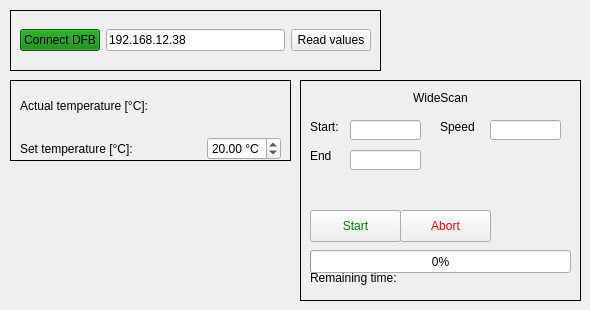
    <widget class="QWidget" name="tab_6">
     <attribute name="title">
      <string>DFB</string>
     </attribute>
     <widget class="QFrame" name="dfb_frame">
      <property name="enabled">
       <bool>true</bool>
      </property>
      <property name="geometry">
       <rect>
        <x>300</x>
        <y>80</y>
        <width>281</width>
        <height>221</height>
       </rect>
      </property>
      <property name="autoFillBackground">
       <bool>false</bool>
      </property>
      <property name="frameShape">
       <enum>QFrame::Box</enum>
      </property>
      <property name="frameShadow">
       <enum>QFrame::Plain</enum>
      </property>
      <widget class="QPushButton" name="dfb_button_startScan">
       <property name="geometry">
        <rect>
         <x>10</x>
         <y>130</y>
         <width>91</width>
         <height>32</height>
        </rect>
       </property>
       <property name="styleSheet">
        <string notr="true">color: green</string>
       </property>
       <property name="text">
        <string>Start</string>
       </property>
       <property name="checkable">
        <bool>false</bool>
       </property>
      </widget>
      <widget class="QPushButton" name="dfb_button_abortScan">
       <property name="geometry">
        <rect>
         <x>100</x>
         <y>130</y>
         <width>91</width>
         <height>32</height>
        </rect>
       </property>
       <property name="styleSheet">
        <string notr="true">color: red</string>
       </property>
       <property name="text">
        <string>Abort</string>
       </property>
      </widget>
      <widget class="QLineEdit" name="dfb_lineEdit_scanSpeed">
       <property name="geometry">
        <rect>
         <x>190</x>
         <y>40</y>
         <width>71</width>
         <height>20</height>
        </rect>
       </property>
      </widget>
      <widget class="QProgressBar" name="dfb_progressBar_scan">
       <property name="geometry">
        <rect>
         <x>10</x>
         <y>170</y>
         <width>261</width>
         <height>23</height>
        </rect>
       </property>
       <property name="value">
        <number>0</number>
       </property>
      </widget>
      <widget class="QLineEdit" name="dfb_lineEdit_scanStartTemp">
       <property name="geometry">
        <rect>
         <x>50</x>
         <y>40</y>
         <width>71</width>
         <height>20</height>
        </rect>
       </property>
      </widget>
      <widget class="QLabel" name="dfb_label_scanStart">
       <property name="geometry">
        <rect>
         <x>10</x>
         <y>30</y>
         <width>28</width>
         <height>33</height>
        </rect>
       </property>
       <property name="text">
        <string>Start:</string>
       </property>
      </widget>
      <widget class="QLabel" name="dfb_label_wideScan">
       <property name="geometry">
        <rect>
         <x>10</x>
         <y>10</y>
         <width>261</width>
         <height>16</height>
        </rect>
       </property>
       <property name="text">
        <string>WideScan</string>
       </property>
       <property name="alignment">
        <set>Qt::AlignCenter</set>
       </property>
      </widget>
      <widget class="QLabel" name="dfb_label_scanSpeed">
       <property name="geometry">
        <rect>
         <x>140</x>
         <y>30</y>
         <width>34</width>
         <height>33</height>
        </rect>
       </property>
       <property name="text">
        <string>Speed:</string>
       </property>
      </widget>
      <widget class="QLabel" name="dfb_label_remainingTime">
       <property name="geometry">
        <rect>
         <x>10</x>
         <y>190</y>
         <width>261</width>
         <height>16</height>
        </rect>
       </property>
       <property name="text">
        <string>Remaining time:</string>
       </property>
      </widget>
      <widget class="QLineEdit" name="dfb_lineEdit_scanEndTemp">
       <property name="geometry">
        <rect>
         <x>50</x>
         <y>70</y>
         <width>71</width>
         <height>20</height>
        </rect>
       </property>
      </widget>
      <widget class="QLabel" name="dfb_label_scanEnd">
       <property name="geometry">
        <rect>
         <x>10</x>
         <y>60</y>
         <width>22</width>
         <height>32</height>
        </rect>
       </property>
       <property name="text">
        <string>End:</string>
       </property>
      </widget>
     </widget>
     <widget class="QFrame" name="frame_17">
      <property name="geometry">
       <rect>
        <x>10</x>
        <y>10</y>
        <width>371</width>
        <height>61</height>
       </rect>
      </property>
      <property name="frameShape">
       <enum>QFrame::Box</enum>
      </property>
      <property name="frameShadow">
       <enum>QFrame::Plain</enum>
      </property>
      <widget class="QWidget" name="horizontalLayoutWidget_10">
       <property name="geometry">
        <rect>
         <x>10</x>
         <y>0</y>
         <width>351</width>
         <height>61</height>
        </rect>
       </property>
       <layout class="QHBoxLayout" name="horizontalLayout_12">
        <item>
         <widget class="QPushButton" name="dfb_button_connectDfb">
          <property name="styleSheet">
           <string notr="true">background-color: green</string>
          </property>
          <property name="text">
           <string>Connect DFB</string>
          </property>
          <property name="checkable">
           <bool>true</bool>
          </property>
          <property name="autoExclusive">
           <bool>false</bool>
          </property>
          <property name="autoDefault">
           <bool>false</bool>
          </property>
          <property name="default">
           <bool>false</bool>
          </property>
          <property name="flat">
           <bool>false</bool>
          </property>
         </widget>
        </item>
        <item>
         <widget class="QLineEdit" name="dfb_lineEdit_ip">
          <property name="text">
           <string>192.168.12.38</string>
          </property>
         </widget>
        </item>
        <item>
         <widget class="QPushButton" name="dfb_button_readValues">
          <property name="text">
           <string>Read values</string>
          </property>
         </widget>
        </item>
       </layout>
      </widget>
     </widget>
     <widget class="QFrame" name="frame_18">
      <property name="geometry">
       <rect>
        <x>10</x>
        <y>80</y>
        <width>281</width>
        <height>81</height>
       </rect>
      </property>
      <property name="frameShape">
       <enum>QFrame::Box</enum>
      </property>
      <property name="frameShadow">
       <enum>QFrame::Plain</enum>
      </property>
      <widget class="QWidget" name="verticalLayoutWidget_12">
       <property name="geometry">
        <rect>
         <x>10</x>
         <y>0</y>
         <width>261</width>
         <height>80</height>
        </rect>
       </property>
       <layout class="QVBoxLayout" name="verticalLayout_12">
        <item>
         <widget class="QLabel" name="dfb_label_actTemp">
          <property name="text">
           <string>Actual temperature [°C]:</string>
          </property>
         </widget>
        </item>
        <item>
         <layout class="QHBoxLayout" name="horizontalLayout_13">
          <item>
           <widget class="QLabel" name="dfb_label_setTemp">
            <property name="text">
             <string>Set temperature [°C]:</string>
            </property>
           </widget>
          </item>
          <item>
           <spacer name="horizontalSpacer_6">
            <property name="orientation">
             <enum>Qt::Horizontal</enum>
            </property>
            <property name="sizeHint" stdset="0">
             <size>
              <width>40</width>
              <height>20</height>
             </size>
            </property>
           </spacer>
          </item>
          <item>
           <widget class="QDoubleSpinBox" name="dfb_spinBox_setTemp">
            <property name="readOnly">
             <bool>false</bool>
            </property>
            <property name="buttonSymbols">
             <enum>QAbstractSpinBox::UpDownArrows</enum>
            </property>
            <property name="suffix">
             <string> °C</string>
            </property>
            <property name="minimum">
             <double>12.000000000000000</double>
            </property>
            <property name="maximum">
             <double>40.000000000000000</double>
            </property>
            <property name="singleStep">
             <double>0.100000000000000</double>
            </property>
            <property name="value">
             <double>20.000000000000000</double>
            </property>
           </widget>
          </item>
         </layout>
        </item>
       </layout>
      </widget>
     </widget>
    </widget>
